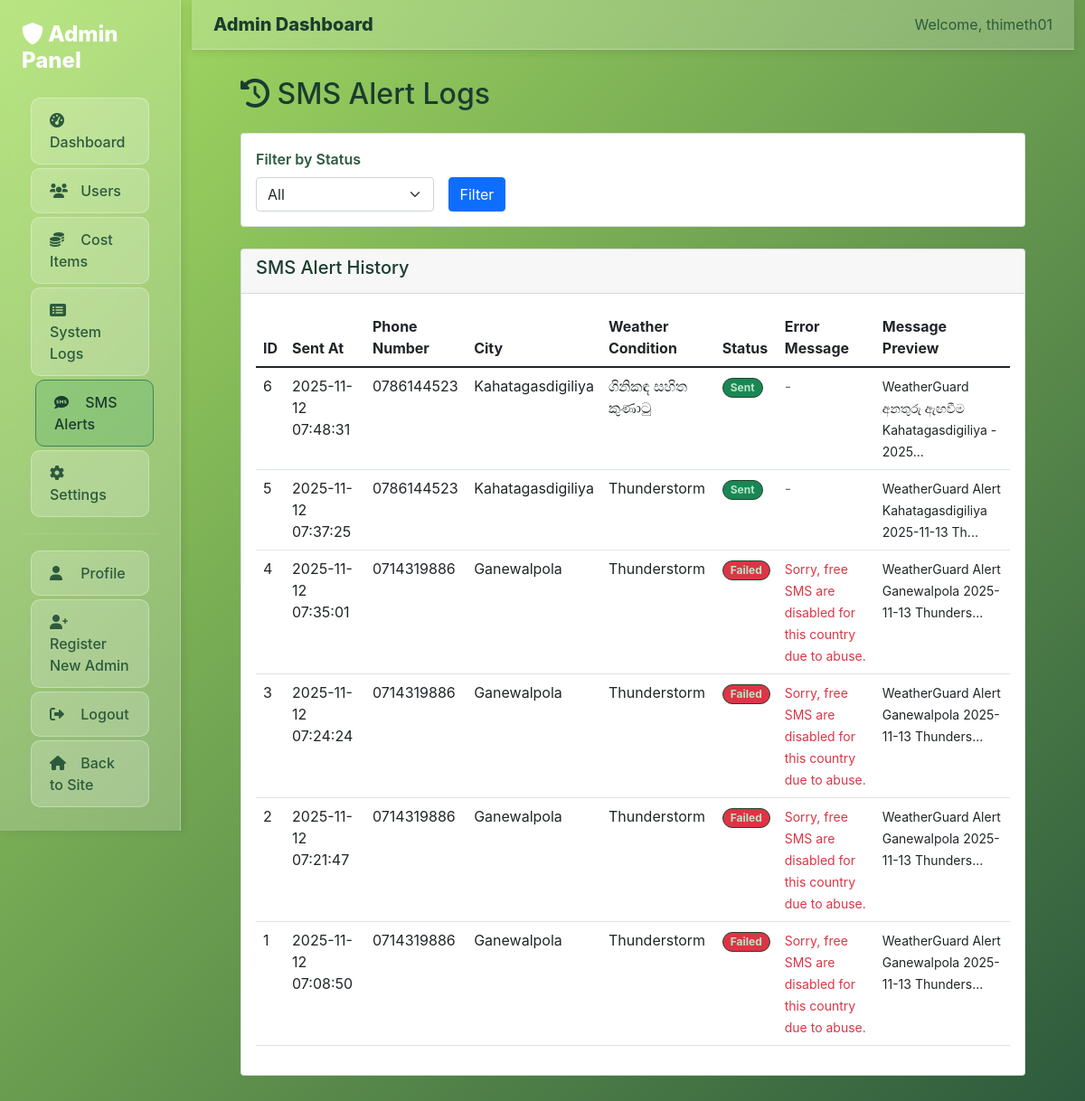
Page /admin/sms-logs (signed in) on the committed database.
### app.py (models this page shows, shortened)
class AdminUser(db.Model, UserMixin):
    id = db.Column(db.Integer, primary_key=True)
    username = db.Column(db.String(150), unique=True, nullable=False)
    email = db.Column(db.String(150), unique=True, nullable=False)
    password = db.Column(db.String(150), nullable=False)
    full_name = db.Column(db.String(200), nullable=False)
    role = db.Column(db.String(50), default="admin")
    is_active = db.Column(db.Boolean, default=True)
    created_at = db.Column(db.DateTime, default=datetime.utcnow)
    last_login = db.Column(db.DateTime)

class SMSAlertLog(db.Model):
    id = db.Column(db.Integer, primary_key=True)
    subscription_id = db.Column(db.Integer, db.ForeignKey("sms_alert_subscription.id"), nullable=False)
    phone_number = db.Column(db.String(20), nullable=False)
    message = db.Column(db.Text, nullable=False)
    weather_condition = db.Column(db.String(100), nullable=False)
    city = db.Column(db.String(100), nullable=False)
    status = db.Column(db.String(50), default="sent")  # sent, failed, pending
    error_message = db.Column(db.Text, nullable=True)
    sent_at = db.Column(db.DateTime, default=datetime.utcnow)
    subscription = db.relationship("SMSAlertSubscription", backref=db.backref("alert_logs", lazy=True))

### app.py (the view)
@app.route("/admin/sms-logs")
@login_required
@admin_required
def admin_sms_logs():
    page = request.args.get("page", 1, type=int)
    status_filter = request.args.get("status", "all")
    query = SMSAlertLog.query
    if status_filter != "all":
        query = query.filter_by(status=status_filter)
    logs = query.order_by(desc(SMSAlertLog.sent_at)).paginate(
        page=page, per_page=50, error_out=False
    )
    return render_template("admin/sms_logs.html", logs=logs, status_filter=status_filter)

### app.py (called while the page is built)
def admin_required(f):
    from functools import wraps
    @wraps(f)
    def decorated_function(*args, **kwargs):
        if (
            not current_user.is_authenticated
            or not hasattr(current_user, "role")
            or not isinstance(current_user, AdminUser)
        ):
            flash("Admin access required. Please login.", "error")
            return redirect(url_for("admin_login"))
        if current_user.is_authenticated and isinstance(current_user, User):
            flash("Admin access required. Please login with an admin account.", "error")
            return redirect(url_for("home"))
        return f(*args, **kwargs)
    return decorated_function

@login_manager.user_loader
def load_user(user_id):
    user_type = session.get("user_type")
    try:
        if user_type == "admin":
            return AdminUser.query.get(int(user_id))
        elif user_type == "user":
            return User.query.get(int(user_id))
        return None
    except (ValueError, TypeError):
        return None

### templates/admin/sms_logs.html (shortened to what this page needs)
{% extends "admin/base.html" %}
{% block content %}
<div class="container-fluid">
    <div class="row">
        <div class="col-12">
            <h2 class="mb-4"><i class="fas fa-history"></i> SMS Alert Logs</h2>
            <div class="card mb-4">
                <div class="card-body">
                    <form method="GET" class="row g-3">
                        <div class="col-md-3">
                            <label class="form-label">Filter by Status</label>
                            <select name="status" class="form-select">
                                <option value="all" {% if status_filter == "all" %}selected{% endif %}>All</option>
                            </select>
                        </div>
                        <div class="col-md-3">
                            <label class="form-label">&nbsp;</label>
                            <button type="submit" class="btn btn-primary d-block">Filter</button>
                        </div>
                    </form>
                </div>
            </div>
            <div class="card">
                <div class="card-header">
                    <h5>SMS Alert History</h5>
                </div>
                <div class="card-body">
                    <div class="table-responsive">
                        <table class="table table-hover">
                            <thead>
                                <tr>
                                    <th>ID</th>
                                    <th>Sent At</th>
                                    <th>Phone Number</th>
                                    <th>City</th>
                                    <th>Weather Condition</th>
                                    <th>Status</th>
                                    <th>Error Message</th>
                                    <th>Message Preview</th>
                                </tr>
                            </thead>
                            <tbody>
                                {% for log in logs.items %}
                                <tr>
                                    <td>{{ log.id }}</td>
                                    <td>{{ log.sent_at.strftime('%Y-%m-%d %H:%M:%S') }}</td>
                                    <td>{{ log.phone_number }}</td>
                                    <td>{{ log.city }}</td>
                                    <td>{{ log.weather_condition }}</td>
                                    <td>
                                        {% if log.status == "sent" %}
                                            <span class="badge bg-success">Sent</span>
                                        {% elif log.status == "failed" %}
                                            <span class="badge bg-danger">Failed</span>
                                        {% else %}
                                            <span class="badge bg-warning">{{ log.status }}</span>
                                        {% endif %}
                                    </td>
                                    <td>
                                        {% if log.error_message %}
                                            <small class="text-danger">{{ log.error_message }}</small>
                                        {% else %}
                                            <span class="text-muted">-</span>
                                        {% endif %}
                                    </td>
                                    <td>
                                        <small>{{ log.message[:50] }}...</small>
                                    </td>
                                </tr>
                                {% endfor %}
                            </tbody>
                        </table>
                    </div>
                </div>
            </div>
        </div>
    </div>
</div>
{% endblock %}

### templates/admin/base.html (shortened to what this page needs)
<!DOCTYPE html>
<html lang="en">
<head>
    <link href="https://cdn.jsdelivr.net/npm/bootstrap@5.1.3/dist/css/bootstrap.min.css" rel="stylesheet">
    <link rel="stylesheet" href="https://cdnjs.cloudflare.com/ajax/libs/font-awesome/6.0.0/css/all.min.css">
    <link rel="stylesheet" href="{{ url_for('static', filename='plant_tracking/styles.css') }}">
</head>
<body>
    <div class="container-fluid">
        <div class="row">
            <div class="col-md-3 col-lg-2 px-0">
                <div class="admin-sidebar">
                    <div class="p-4">
                        <h4 class="text-white mb-4">
                            <i class="fas fa-shield-alt"></i>
                            Admin Panel
                        </h4>
                        <nav class="nav flex-column">
                            <a class="nav-link {% if request.endpoint == 'admin_dashboard' %}active{% endif %}"
                               href="{{ url_for('admin_dashboard') }}">
                                <i class="fas fa-tachometer-alt"></i>
                                Dashboard
                            </a>
                            <a class="nav-link {% if request.endpoint == 'admin_users' %}active{% endif %}"
                               href="{{ url_for('admin_users') }}">
                                <i class="fas fa-users"></i>
                                Users
                            </a>
                            <a class="nav-link {% if request.endpoint == 'admin_cost_items' %}active{% endif %}"
                               href="{{ url_for('admin_cost_items') }}">
                                <i class="fas fa-coins"></i>
                                Cost Items
                            </a>
                            <a class="nav-link {% if request.endpoint == 'admin_system_logs' %}active{% endif %}"
                               href="{{ url_for('admin_system_logs') }}">
                                <i class="fas fa-list-alt"></i>
                                System Logs
                            </a>
                            <a class="nav-link {% if request.endpoint in ['admin_sms_management', 'admin_sms_logs'] %}active{% endif %}"
                               href="{{ url_for('admin_sms_management') }}">
                                <i class="fas fa-sms"></i>
                                SMS Alerts
                            </a>
                            <a class="nav-link {% if request.endpoint == 'admin_settings' %}active{% endif %}"
                               href="{{ url_for('admin_settings') }}">
                                <i class="fas fa-cog"></i>
                                Settings
                            </a>
                            <hr class="text-white-50">
                            <a class="nav-link" href="{{ url_for('admin_profile') }}">
                                <i class="fas fa-user"></i>
                                Profile
                            </a>
                            <a class="nav-link" href="{{ url_for('admin_register') }}">
                                <i class="fas fa-user-plus"></i>
                                Register New Admin
                            </a>
                            <a class="nav-link" href="{{ url_for('admin_logout') }}">
                                <i class="fas fa-sign-out-alt"></i>
                                Logout
                            </a>
                            <a class="nav-link" href="{{ url_for('home') }}">
                                <i class="fas fa-home"></i>
                                Back to Site
                            </a>
                        </nav>
                    </div>
                </div>
            </div>
            <div class="col-md-9 col-lg-10">
                <div class="admin-header">
                    <div class="container-fluid">
                        <div class="row align-items-center">
                            <div class="col">
                                <h5 class="mb-0">
                                    {% block page_title %}Admin Dashboard{% endblock %}
                                </h5>
                            </div>
                            <div class="col-auto">
                                <span class="text-muted">
                                    Welcome, {{ current_user.full_name or current_user.username }}
                                </span>
                            </div>
                        </div>
                    </div>
                </div>
                <div class="admin-content">
                    {% block content %}{% endblock %}
                </div>
            </div>
        </div>
    </div>
</body>
</html>

### static/plant_tracking/styles.css (style rules this page uses)
:root { --bg:#0e1111; --panel:#151a17; --glass:#dfe9e6; --primary:#3aa76d; --primary-700:#2d7d52; --soil:#4a2e1e; --accent:#89c07a; --text:#dfe8e4; --muted:#93a29a; }
* { box-sizing:border-box }
html,body { height:100% }
.badge { display:inline-block; padding:4px 8px; border-radius:999px; font-size: 0.75rem; background:#162019; border:1px solid #27412f; color:#bce4c9 }

### templates/admin/base.html (style rules this page uses)
:root { --admin-primary: #1a75ff; --admin-secondary: #2c3e50; --admin-success: #27ae60; --admin-warning: #f39c12; --admin-danger: #e74c3c; --admin-dark: #34495e; --admin-light: #ecf0f1; }
body { background: linear-gradient(135deg, #a8e063 0%, #2d5a3d 100%); background-attachment: fixed; min-height: 100vh; font-family: Inter, system-ui, 'Segoe UI', Roboto, Helvetica, Arial, sans-serif; }
.admin-sidebar { background: rgba(255, 255, 255, 0.2); backdrop-filter: blur(10px); border-right: 1px solid rgba(255, 255, 255, 0.3); min-height: 100vh; box-shadow: 2px 0 10px rgba(0,0,0,0.1); }
.admin-sidebar .nav-link { color: #2d5a3d; padding: 12px 20px; border-radius: 10px; margin: 2px 10px; transition: all 0.3s ease; background: rgba(255, 255, 255, 0.2); border: 1px solid rgba(255, 255, 255, 0.3); font-weight: 500; }
.admin-sidebar .nav-link:hover, .admin-sidebar .nav-link.active { color: #1a3d2e; background: rgba(58, 167, 109, 0.2); border-color: #388659; transform: translateX(5px); }
.admin-sidebar .nav-link i { width: 20px; margin-right: 10px; }
.admin-header { background: rgba(255, 255, 255, 0.2); backdrop-filter: blur(10px); border-bottom: 1px solid rgba(255, 255, 255, 0.3); box-shadow: 0 2px 10px rgba(0,0,0,0.1); padding: 15px 0; }
.admin-header h5 { color: #1a3d2e; font-weight: 800; }
.admin-header .text-muted { color: #2d5a3d !important; }
.admin-content { padding: 30px; color: #1a3d2e; }
.form-label { color: #2d5a3d; font-weight: 600; }
h1, h2, h3, h4, h5, h6 { color: #1a3d2e; }
p, .text-muted { color: #2d5a3d; }
.admin-sidebar h4 { color: #1a3d2e; font-weight: 800; }
.admin-sidebar .text-white-50 { border-color: rgba(26, 61, 46, 0.3); }
a { color: #a8e063; text-decoration: none; }

### rows in the picture
AdminUser: full_name "thimeth01"
SMSAlertLog: id "6", sent_at "2025-11-12 07:48:31", phone_number "0786144523", city "Kahatagasdigiliya", weather_condition "ගිනිකඳ සහිත කුණාටු", status "Sent", message "WeatherGuard අනතුරු ඇඟවීම Kahatagasdigiliya - 2025"
SMSAlertLog: id "5", sent_at "2025-11-12 07:37:25", phone_number "0786144523", city "Kahatagasdigiliya", weather_condition "Thunderstorm", status "Sent", message "WeatherGuard Alert Kahatagasdigiliya 2025-11-13 Th"
SMSAlertLog: id "4", sent_at "2025-11-12 07:35:01", phone_number "0714319886", city "Ganewalpola", weather_condition "Thunderstorm", status "Failed", error_message "Sorry, free SMS are disabled for this country due to abuse.", message "WeatherGuard Alert Ganewalpola 2025-11-13 Thunders"
SMSAlertLog: id "3", sent_at "2025-11-12 07:24:24", phone_number "0714319886", city "Ganewalpola", weather_condition "Thunderstorm", status "Failed", error_message "Sorry, free SMS are disabled for this country due to abuse.", message "WeatherGuard Alert Ganewalpola 2025-11-13 Thunders"
SMSAlertLog: id "2", sent_at "2025-11-12 07:21:47", phone_number "0714319886", city "Ganewalpola", weather_condition "Thunderstorm", status "Failed", error_message "Sorry, free SMS are disabled for this country due to abuse.", message "WeatherGuard Alert Ganewalpola 2025-11-13 Thunders"
SMSAlertLog: id "1", sent_at "2025-11-12 07:08:50", phone_number "0714319886", city "Ganewalpola", weather_condition "Thunderstorm", status "Failed", error_message "Sorry, free SMS are disabled for this country due to abuse.", message "WeatherGuard Alert Ganewalpola 2025-11-13 Thunders"
